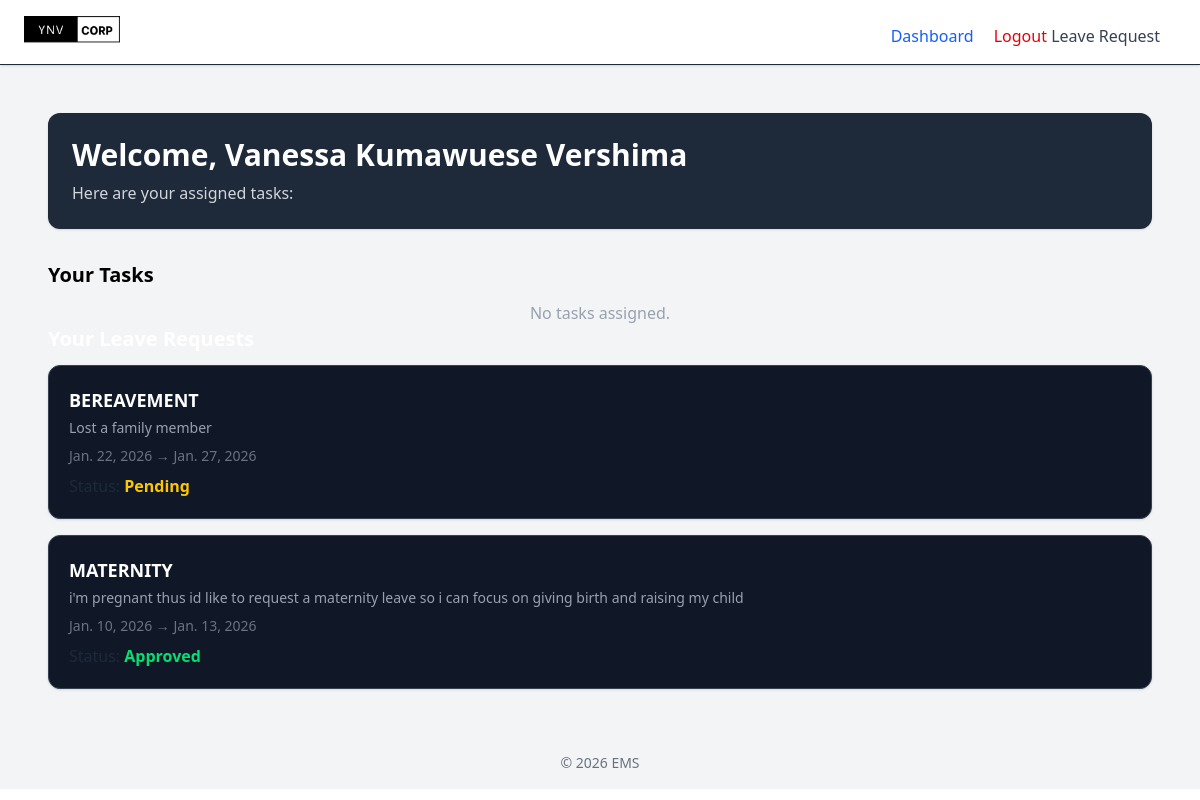
Screenshot of / (signed in) with the database file from the repository.
### employee/models.py (models this page shows, shortened)
class Employee(AbstractUser):
    GENDER_CHOICES=(
        ('male', 'MALE'),
        ('female', 'FEMALE'),
        )
    POSITION_CHOICES=(
        ('manager', 'MANAGER'),
        ('developer', 'DEVELOPER'),
        ('designer', 'DESIGNER'),
        ('tester', 'TESTER'),
        ('hr manager', 'HR MANAGER'),
        ('intern', 'INTERN'),
        ('software engineer', 'SOFTWARE ENGINEER'),
        ('data scientist', 'DATA SCIENTIST'),
        ('product manager', 'PRODUCT MANAGER'),
        ('business analyst', 'BUSINESS ANALYST'),
        ('devops engineer', 'DEVOPS ENGINEER'),
        ('system administrator', 'SYSTEM ADMINISTRATOR'),
        ('network engineer', 'NETWORK ENGINEER'),
        ('technical support', 'TECHNICAL SUPPORT'),
        ('it consultant', 'IT CONSULTANT'),
        ('other', 'OTHER'),
    )
    DEPARTMENT_CHOICES=(
        ('sales', 'SALES'),
        ('resarch & development', 'RESEARCH & DEVELOPMENT'),
        ('software development', 'SOFTWARE DEVELOPMENT'),
        ('product research', 'PRODUCT RESEARCH'),
        ('marketing', 'MARKETING'),
        ('human resource', 'HUMAN RESOURCE'),
        ('legal','LEGAL'),
        ('customer service', 'CUSTOMER SERVICE')
    )
    full_name = models.CharField(max_length=200, blank=True)
    username = None
    email = models.EmailField(unique=True)
    gender = models.CharField(max_length=10, choices=GENDER_CHOICES)
    position = models.CharField(max_length=200, blank=True, choices=POSITION_CHOICES)
    date_of_birth = models.DateField(null=True)
    employment_date = models.DateField(default=date.today)
    phone_number = models.CharField(max_length=15, blank=True)
    address = models.CharField(max_length=200, blank=True)
    employee_id = models.CharField(max_length=20, unique=True, blank=True)
    department = models.CharField(max_length=100, blank=True, choices=DEPARTMENT_CHOICES)
    salary = models.DecimalField(max_digits=12, decimal_places=2, default=Decimal('100000.00'))
    salary_currency = models.CharField(max_length=3, default='NGN', editable=False)
    USERNAME_FIELD = 'email'
    REQUIRED_FIELDS = []

class LeaveRequest(models.Model):
    STATUS_CHOICES = [
        ('Pending', 'Pending'),
        ('Approved', 'Approved'),
        ('Rejected', 'Rejected'),
    ] # status choices for the leave request
    LEAVE_TYPE=(
        ('sick', 'SICK'),
        ('annual', 'ANNUAL'),
        ('unpaid', 'UNPAID'),
        ('maternity', 'MATERNITY'),
        ('paternity', 'PATERNITY'),
        ('bereavement', 'BEREAVEMENT'),
        ('other', 'OTHER'),
        )
    employee = models.ForeignKey(Employee, on_delete=models.CASCADE, related_name='leave_requests')
    start_date = models.DateField() #date field for start date
    end_date = models.DateField() #date field for end date
    reason = models.TextField() #reason for leave field
    leave_type = models.CharField(max_length=20, choices=LEAVE_TYPE, default='other') #leave type field with choices
    status = models.CharField(max_length=10, choices=STATUS_CHOICES, default='Pending') #status field with choices
    applied_on = models.DateField(auto_now_add=True) #date field for applied on
    updated_at = models.DateTimeField(auto_now=True)
    class Meta:
        ordering = ['-applied_on']
        verbose_name = "Leave Request"
        verbose_name_plural = "Leave Requests"

### employee/views.py (the view)
# urls.py: path('', DashboardView.as_view(), name='dashboard'),
class DashboardView(LoginRequiredMixin, ListView):
    model = Task
    template_name = 'employee/dashboard.html'
    context_object_name = 'tasks'
    def get_queryset(self):
        today = timezone.now().date()
        return Task.objects.filter(
            assigned_to=self.request.user,
            complete=False,
            deadline__gte=today
        ).order_by('deadline')
    def get_context_data(self, **kwargs):
        today = timezone.now().date()
        grace_period = today - timedelta(days=3)
        expired_rejected_cutoff = timezone.now() - timedelta(days=3)
        ctx = super().get_context_data(**kwargs)
        ctx['leave_requests'] = LeaveRequest.objects.filter(
            employee=self.request.user
        )
        ctx['overdue_tasks'] = Task.objects.filter(
            assigned_to=self.request.user,
            complete=False,
            deadline__lt=today,
            deadline__gte=grace_period
        )
        ctx['leave_requests'] = LeaveRequest.objects.filter(
            employee=self.request.user
        ).exclude(
            Q(status='Rejected') & Q(updated_at__lt=expired_rejected_cutoff)
        )
        ctx['recent_rejected_leaves'] = LeaveRequest.objects.filter(
            employee=self.request.user,
            status='Rejected',
            updated_at__gte=expired_rejected_cutoff
        )
        return ctx

### employee/templates/employee/dashboard.html (shortened to what this page needs)
{% extends 'employee/base.html' %}
{% block content %}
<div class="p-6">
  <div class="bg-gray-800 text-white p-6 rounded-xl shadow mb-8">
    <h1 class="text-3xl font-semibold">
      Welcome, {{ request.user.full_name }}
    </h1>
    <p class="text-gray-300 mt-2">Here are your assigned tasks:</p>
  </div>
  <h2 class="text-xl text-black mb-3 font-semibold">Your Tasks</h2>
  <div class="grid gap-4">
    {% for task in tasks %}
    <div class="bg-gray-900 border border-gray-700 p-5 rounded-xl shadow flex justify-between items-center">
      <div>
        <h2 class="text-xl font-semibold text-white">{{ task.title }}</h2>
        <p class="text-gray-400 text-sm mt-1">{{ task.description }}</p>
        <p class="text-gray-500 text-sm mt-2">Deadline: {{ task.deadline }}</p>
        <p class="text-gray-400 mt-2">
          Status:
          <span class="{% if task.complete %}text-green-400{% else %}text-yellow-400{% endif %}">
            {% if task.complete %}Completed{% else %}Pending{% endif %}
          </span>
        </p>
      </div>
      {% if not task.complete %}
      <form method="POST" action="{% url 'complete_task' task.id %}">
        {% csrf_token %}
        <button
          class="bg-green-600 hover:bg-green-700 text-white px-4 py-2 rounded-lg">
          Mark Completed
        </button>
      </form>
      {% endif %}
    </div>
    {% empty %}
    <p class="text-gray-400 text-center">No tasks assigned.</p>
    {% endfor %}
  </div>
  <h2 class="text-xl text-white mb-3 font-semibold">Your Leave Requests</h2>
<div class="grid gap-4">
  {% for leave in leave_requests %}
  <div class="bg-gray-900 border border-gray-700 p-5 rounded-xl shadow">
    <h3 class="text-lg font-semibold text-white">
      {{ leave.leave_type|upper }}
    </h3>
    <p class="text-gray-400 text-sm mt-1">{{ leave.reason }}</p>
    <p class="text-gray-500 text-sm mt-2">
      {{ leave.start_date }} → {{ leave.end_date }}
    </p>
    <p class="mt-2">
      Status:
      {% if leave.status == "Approved" %}
        <span class="text-green-400 font-semibold">Approved</span>
      {% elif leave.status == "Rejected" %}
        <span class="text-red-400 font-semibold">Rejected</span>
      {% else %}
        <span class="text-yellow-400 font-semibold">Pending</span>
      {% endif %}
    </p>
  </div>
  {% empty %}
    <p class="text-gray-400 text-center">
      No leave requests made yet.
    </p>
  {% endfor %}
</div>
</div>
{% endblock %}

### rows the page displays
Employee: user.full_name "Vanessa Kumawuese Vershima"
LeaveRequest: leave_type "BEREAVEMENT", reason "Lost a family member", start_date "Jan. 22, 2026", end_date "Jan. 27, 2026", status "Pending"
LeaveRequest: leave_type "MATERNITY", reason "i'm pregnant thus id like to request a maternity leave so i can focus on giving birth and raising my child", start_date "Jan. 10, 2026", end_date "Jan. 13, 2026", status "Approved"
